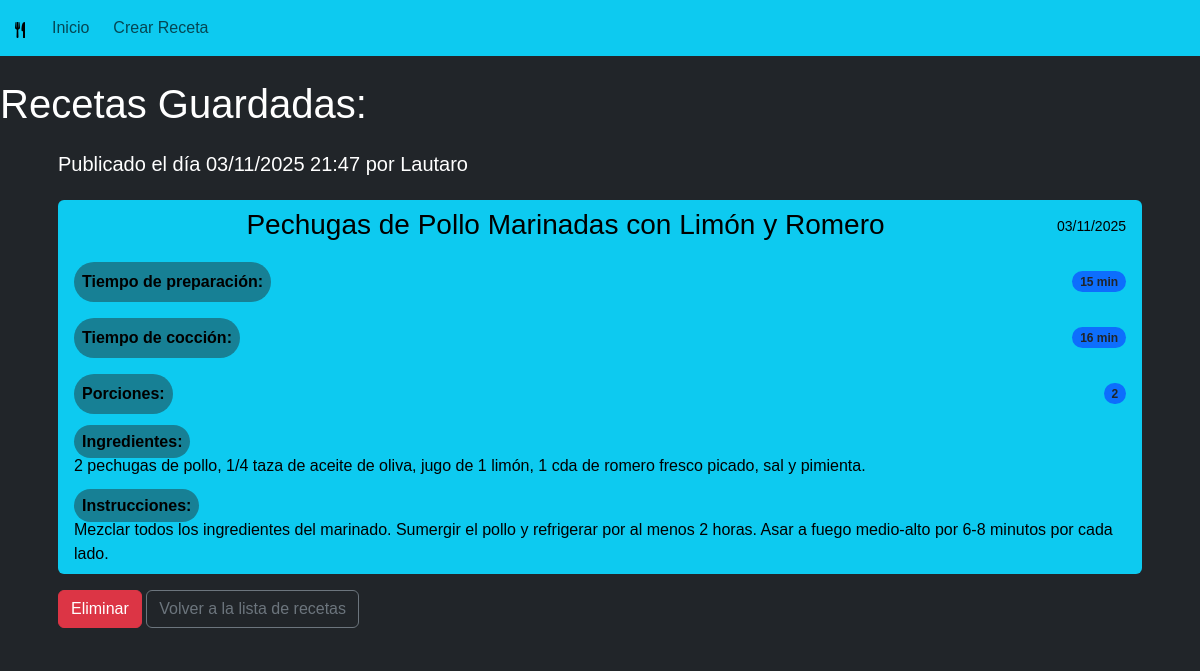
/receta/7/, run on the app's committed database.
### cookbook/models.py (models this page shows, shortened)
class Recipe(models.Model):
    title = models.CharField(max_length=200, verbose_name="Título")
    description = models.TextField(verbose_name="Descripción")
    ingredients = models.TextField(help_text="Ingresa los ingredientes, uno por línea o separados por comas",
                                  verbose_name="Ingredientes")
    instructions = models.TextField(help_text="Describe paso a paso cómo preparar la receta",
                                   verbose_name="Instrucciones")
    preparation_time = models.PositiveIntegerField(help_text="Tiempo en minutos",
                                                 default=30, verbose_name="Tiempo de preparación")
    cooking_time = models.PositiveIntegerField(help_text="Tiempo en minutos",
                                              default=0, verbose_name="Tiempo de cocción")
    servings = models.PositiveIntegerField(default=4, verbose_name="Porciones")
    created_at = models.DateTimeField(auto_now_add=True, verbose_name="Fecha de creación")
    updated_at = models.DateTimeField(auto_now=True, verbose_name="Fecha de actualización")
    author = models.ForeignKey(User, on_delete=models.CASCADE, verbose_name="Autor")
    class Meta:
        verbose_name = "recipe"
        verbose_name_plural = "recipes"
        ordering = ['-created_at']

### cookbook/views.py (the view)
# urls.py: path('receta/<int:pk>/', cookbook.views.RecipeDetailView.as_view(), name='recipe_detail'),
class RecipeDetailView(DetailView):
    model = Recipe
    context_object_name = "recipe"

### cookbook/templates/cookbook/recipe_detail.html (shortened to what this page needs)
{% extends "cookbook/base.html" %}
{% block content %}
<article class="card border-0">
    <div class="card-body bg-dark text-white">
        <h3 class="h5 mb-3">Publicado el día {{ recipe.updated_at|date:"d/m/Y H:i" }} por {{recipe.author.get_username}}
        </h3>
        <ul class="list-group mt-4">
            <li class="list-group-item active" aria-current="true">
                <div class="d-flex w-100 justify-content-between align-items-center">
                    <h3 class="mb-1 flex-grow-1 text-center">{{ recipe.title }}</h3>
                    <small>{{ recipe.updated_at|date:"d/m/Y" }}</small>
                </div>
            </li>
            <li class="list-group-item d-flex justify-content-between align-items-center">
                <strong class="rounded-pill p-2">Tiempo de preparación:</strong>
                <span class="badge bg-primary text-dark rounded-pill">{{ recipe.preparation_time }} min</span>
            </li>
            <li class="list-group-item d-flex justify-content-between align-items-center">
                <strong class="rounded-pill p-2">Tiempo de cocción:</strong>
                <span class="badge bg-primary text-dark rounded-pill">{{ recipe.cooking_time }} min</span>
            </li>
            <li class="list-group-item d-flex justify-content-between align-items-center">
                <strong class="rounded-pill p-2">Porciones:</strong>
                <span class="badge bg-primary text-dark rounded-pill">{{ recipe.servings }}</span>
            </li>
            <li class="list-group-item">
                <strong class="rounded-pill p-2">Ingredientes:</strong>
                <p class="mb-0">{{ recipe.ingredients}}</p>
            </li>
            <li class="list-group-item">
                <strong class="rounded-pill p-2">Instrucciones:</strong>
                <p class="mb-0">{{ recipe.instructions }}</p>
            </li>
        </ul>
        <div class="mt-3">
            <a href="{% url 'recipe_delete' recipe.pk %}" class="btn btn-danger">Eliminar</a>
            <a href="{% url 'base' %}" class="btn btn-outline-secondary">Volver a la lista de recetas</a>
        </div>
    </div>
</article>
{% endblock content %}

### cookbook/static/cookbook/style.css (style rules this page uses)
body { font-family: 'NunitoSans', sans-serif; }
.list-group .list-group-item { border: 0PX; background-color: #0dcaf0; color: black; }
li strong { background: #178095; }

### data on the page
Recipe: updated_at "03/11/2025 21:47", author.get_username "Lautaro", title "Pechugas de Pollo Marinadas con Limón y Romero", updated_at "03/11/2025", preparation_time "15", cooking_time "16", servings "2", ingredients "2 pechugas de pollo, 1/4 taza de aceite de oliva, jugo de 1 limón, 1 cda de romero fresco picado, sal y pimienta.", instructions "Mezclar todos los ingredientes del marinado. Sumergir el pollo y refrigerar por al menos 2 horas. Asar a fuego medio-alto por 6-8 minutos por cada lado."
